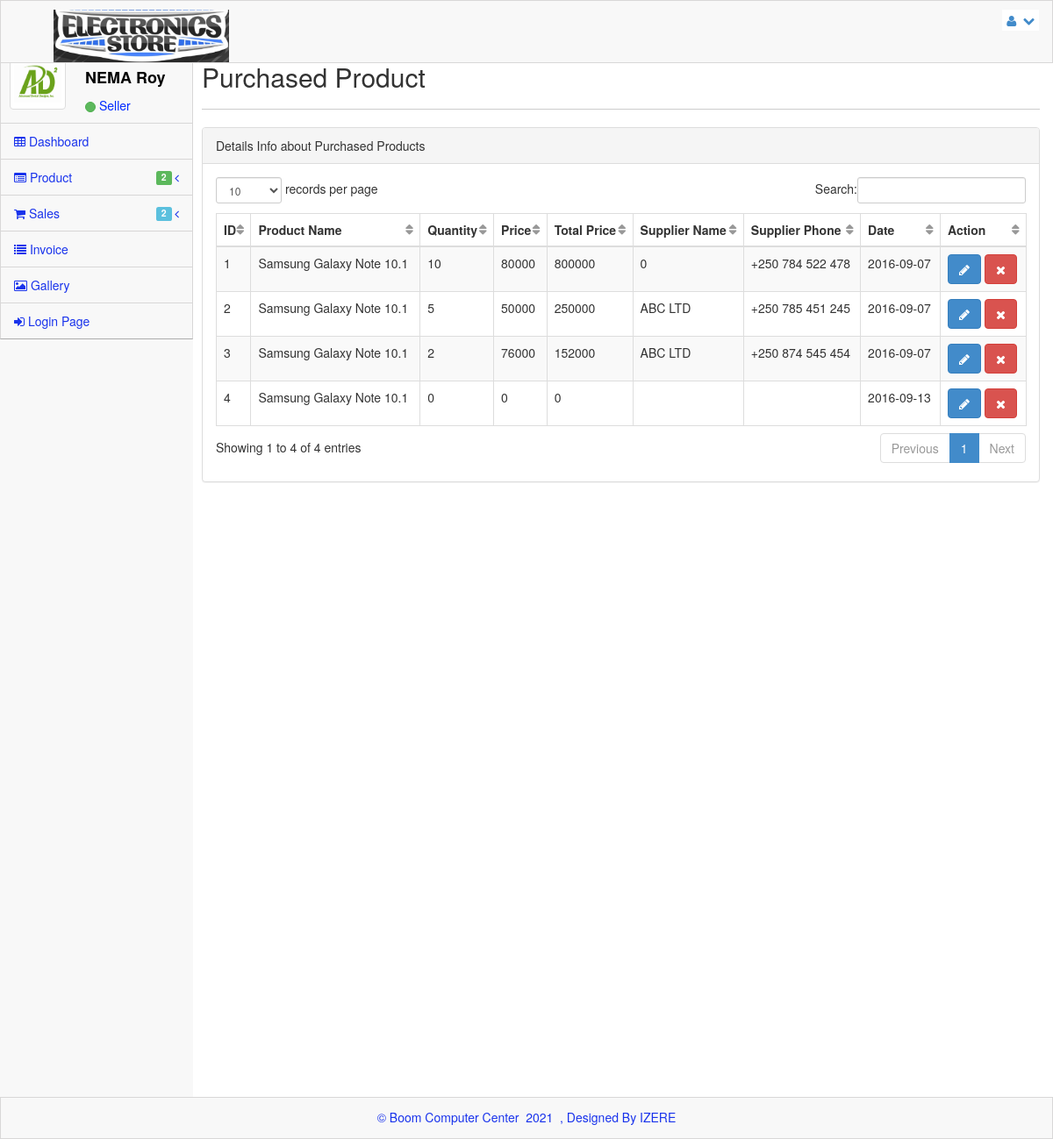
/ViewPurchase.php (signed in), run on the app's committed database.
### tables this page shows
CREATE TABLE IF NOT EXISTS `purchase` (
  `purchaseid` int(11) NOT NULL AUTO_INCREMENT,
  `IDProduct` int(11) NOT NULL,
  `Quantity` int(11) NOT NULL,
  `Price` int(11) NOT NULL,
  `TotalPrice` int(11) NOT NULL,
  `SupplierName` varchar(100) NOT NULL,
  `SupplierPhone` varchar(30) NOT NULL,
  `Date` varchar(30) NOT NULL,
  `IDUser` int(11) NOT NULL,
  `IDBranch` int(11) NOT NULL,
  PRIMARY KEY (`purchaseid`)
);

CREATE TABLE IF NOT EXISTS `product` (
  `productid` int(11) NOT NULL AUTO_INCREMENT,
  `product_name` varchar(100) NOT NULL,
  `brand` varchar(50) NOT NULL,
  `price` int(11) NOT NULL,
  `quantity` int(11) NOT NULL,
  `TotalPrice` int(11) NOT NULL,
  `displaysize` varchar(100) NOT NULL,
  `operatingsystem` varchar(100) NOT NULL,
  `Processor` varchar(100) NOT NULL,
  `InternalMemory` varchar(100) NOT NULL,
  `RAM` varchar(100) NOT NULL,
  `cameradescription` varchar(100) NOT NULL,
  `batterylife` varchar(100) NOT NULL,
  `weight` varchar(35) NOT NULL,
  `model` varchar(40) NOT NULL,
  `dimension` varchar(100) NOT NULL,
  `ASIN` varchar(45) NOT NULL,
  `description` text NOT NULL,
  `flaturedimage` varchar(100) NOT NULL,
  `status` varchar(50) NOT NULL,
  `date` varchar(20) NOT NULL,
  `IDUser` int(11) NOT NULL,
  `IDBranch` int(11) NOT NULL,
  PRIMARY KEY (`productid`)
);

### ViewPurchase.php (the view, shortened to what this page needs)
<?php
if($_SESSION){
include 'Config/config1.php';
?>
<!DOCTYPE html>
 <html lang="en">
<head>
    <link rel="stylesheet" href="assets/plugins/bootstrap/css/bootstrap.css" />
    <link rel="stylesheet" href="assets/css/main.css" />
    <link rel="stylesheet" href="assets/css/theme.css" />
    <link rel="stylesheet" href="assets/css/MoneAdmin.css" />
    <link rel="stylesheet" href="assets/plugins/Font-Awesome/css/font-awesome.css" />
    <link href="assets/plugins/dataTables/dataTables.bootstrap.css" rel="stylesheet" />
</head>
<body class="padTop53 " >
    <div id="wrap">
        <div id="top">
            <nav class="navbar navbar-inverse navbar-fixed-top " style="padding-top: 10px;">
                <header class="navbar-header">
                    <a href="index.html" class="navbar-brand">
                <img src="assets/img/logo1.png" alt="" / width="200px"></a>
                </header>
                <ul class="nav navbar-top-links navbar-right">
                    <li class="dropdown">
                        <a class="dropdown-toggle" data-toggle="dropdown" href="#">
                            <i class="icon-user "></i>&nbsp; <i class="icon-chevron-down "></i>
                        </a>
                    </li>
                </ul>
            </nav>
        </div>
       <div id="left" >
            <div class="media user-media well-small">
                <a class="user-link" href="#">
                    <img class="media-object img-thumbnail user-img" alt="User Picture" src="assets/img/Profile_Uploaded/<?php echo $_SESSION["profilepicture"] ?>" / style="width:64px; height:64px">
                </a>
                <br />
                <div class="media-body">
                    <h5 class="media-heading"> <?php echo $_SESSION["name"] ?></h5>
                    <ul class="list-unstyled user-info">
                        <li>
                             <a class="btn btn-success btn-xs btn-circle" style="width: 10px;height: 12px;"></a> <?php echo $_SESSION["role"] ?>
                        </li>
                    </ul>
                </div>
                <br />
            </div>
            <ul id="menu" class="collapse">
                <li class="panel">
                    <a href="dashboard.php" >
                        <i class="icon-table"></i> Dashboard
                    </a>
                </li>
                 <li class="panel">
                    <a href="#" data-parent="#menu" data-toggle="collapse" class="accordion-toggle" data-target="#Product">
                        <i class="icon-list-alt"></i> Product
                        <span class="pull-right">
                            <i class="icon-angle-left"></i>
                        </span>
                          &nbsp; <span class="label label-success">2</span>&nbsp;
                    </a>
                </li>
                <li class="panel">
                    <a href="#" data-parent="#menu" data-toggle="collapse" class="accordion-toggle" data-target="#Sales">
                        <i class="icon-shopping-cart"></i> Sales
                        <span class="pull-right">
                            <i class="icon-angle-left"></i>
                        </span>
                          &nbsp; <span class="label label-info">2</span>&nbsp;
                    </a>
                </li>
                <li><a href="ViewInvoice.php"><i class="icon-list "></i> Invoice </a></li>
                <li><a href="gallery.php"><i class="icon-picture"></i> Gallery </a></li>
                <li><a href="Execute/ExDestroySession.php"><i class="icon-signin"></i> Login Page </a></li>
            </ul>
        </div>
        <div id="content">
            <div class="inner">
                <div class="row">
                    <div class="col-lg-12">
                        <h2> Purchased Product </h2>
                    </div>
                </div>
                <hr />
                <div class="row">
                <div class="col-lg-12">
                    <div class="panel panel-default">
                        <div class="panel-heading">
                            Details Info about Purchased Products
                      </div>
                        <div class="panel-body">
                            <div class="table-responsive">
                                <table class="table table-striped table-bordered table-hover" id="dataTables-example">
                                    <thead>
                                        <tr>
                                            <th>ID</th>
                                            <th>Product Name</th>
                                            <th>Quantity</th>
                                            <th>Price</th>
                                            <th>Total Price</th>
                                            <th>Supplier Name</th>
                                            <th>Supplier Phone</th>
                                            <th>Date</th>
                                            <th>Action</th>
                                      </tr>
                                    </thead>
                                    <tbody>
                                    <?php
					$query= $dbo->query("SELECT * FROM purchase ORDER by purchaseid DESC");
					foreach ($query as $product) {
					?>
                                        <tr class="odd gradeX">
                                        	<td><?php echo $product['purchaseid'];?></td>
                                           <td>
                                            <?php
												$IDProduct=$product['IDProduct'];
                                           		 $quer= mysql_query("SELECT DISTINCT product_name FROM product where productid='$IDProduct'");
												 while($i = mysql_fetch_array($quer))
														{
													$product_name=$i['product_name'];
													}
											?>
											<?php echo $product_name;?>
                                            </td>
                                            <td><?php echo $product['Quantity'];?></td>
                                            <td><?php echo $product['Price'];?></td>
                                            <td><?php echo $product['TotalPrice'];?></td>
                                            <td><?php echo $product['SupplierName'];?></td>
                                            <td><?php echo $product['SupplierPhone'];?></td>
                                            <td class="center"><?php echo $product['Date'];?></td>
                                            <td class="center">
                                            <a href="AddNewPurchase.php? id=<?php echo $product['purchaseid'];?>">
                                            <button class="btn btn-primary"><i class="icon-pencil icon-white"></i></button> </a>
                                            <a href="AddNewPurchase.php? id=<?php echo $product['purchaseid'];?>">
                                            <button class="btn btn-danger"><i class="icon-remove icon-white"></i></button> </a>
                                            </td>
                                        </tr>
                                    <?php } ?>
                                  </tbody>
                                </table>
                            </div>
                        </div>
                    </div>
                </div>
            </div>
            </div>
        </div>
    </div>
   <?php
	include 'Footer.php';
	?>
</body>
</html>
<?php
}
else{
echo "<script>location.href='index.php'</script>";
} ?>

### assets/css/main.css (style rules this page uses)
#wrap { margin: 0 auto; }
@media (min-width: 768px) { html, body { height: 100%; } }
@media (min-width: 768px) { #wrap { height: auto !important; height: 100%; min-height: 100%; padding: 0 0 48px; margin-bottom: -48px; } }
body.padTop53 { padding-top: 75px; overflow: visible; }
@media (min-width: 802px) { body.padTop53 { padding-top: 51px; } }
#wrap:before, #top:before, .head:before, #footer:before, #wrap:after, #top:after, .head:after, #footer:after { display: table; content: " "; }
#wrap:after, #top:after, .head:after, #footer:after { clear: both; }
#wrap { background-color: #f8f8f8; }
@media (min-width: 768px) { #left { position: relative; float: left; width: 100px; } }
@media (min-width: 768px) { #content { margin-left: 100px; } }
@media (min-width: 768px) { #left { margin-bottom: -10px; } }
@media (min-width: 992px) { #left { width: 220px; } }
@media (min-width: 992px) { #content { margin-left: 220px; } }
#top .navbar { margin-bottom: 0; border:1px solid rgb(216, 215, 215); background-color:#f8f8f8; }
#top .navbar-brand { padding: 0; }
.user-media { display: none; color:#0029FF; border-right:1px solid rgb(216, 215, 215); border-left:1px solid rgb(216, 215, 215); }
@media (min-width: 768px) { .user-media { display: block; } }
@media (min-width: 768px) { .user-media .media-body { display: none; } }
@media (min-width: 768px) { .user-media .user-link { position: relative; display: block; margin-right: auto; margin-left: auto; } }
@media (min-width: 768px) { .user-media .user-link .user-img { margin: 10px auto; } }
@media (min-width: 992px) { .user-media .user-link { float: left; } }
@media (min-width: 992px) { .user-media .user-link .user-img { margin: 10px; } }
@media (min-width: 992px) { .user-media .media-body { display: block; float: left; margin-left: 12px; } }
@media (min-width: 992px) { .user-media .media-body h5.media-heading { font-size: 18px; padding-top: 8px; margin-bottom: 11px; color: #050505; font-weight: bolder; } }
#menu { position: relative; overflow: hidden; border-right:1px solid rgb(216, 215, 215); border-left:1px solid rgb(216, 215, 215); background-color:#f8f8f8; border-bottom: 1px solid rgba(0, 0, 0, 0.3); -webkit-box-shadow: 0 1px 0 rgba(255, 255, 255, 0.05); box-shadow: 0 1px 0 rgba(255, 255, 255, 0.05); }
#menu, #menu ul { padding: 0; margin: 0; list-style: none; }
@media (min-width: 768px) { #menu.collapse { display: inherit !important; } }
#menu > li { position: relative; display: block; margin: 0; border-width: 0; border-radius: 0; }
#menu > li > a { position: relative; display: block; padding: 10px 15px; color: #1933EC; border-top:1px solid rgb(216, 215, 215); }
#menu > li > a .label { float: right; }
#menu > li.panel { background-color: transparent; }
#menu li > a { text-decoration: none; }
@media (min-width: 768px) { .mini-sidebar #menu > li > a, #menu > li > a { text-align: center; } }
@media (min-width: 768px) { .mini-sidebar #menu > li > a > i, #menu > li > a > i { display: block; font-size: 20px; } }
@media (min-width: 768px) { .mini-sidebar #menu > li > a .label, #menu > li > a .label { position: absolute; top: 3px; right: 3px; } }
@media (min-width: 768px) { #menu:after, .mini-sidebar #menu:after { position: absolute; top: 0; right: 0; bottom: 0; left: 0; display: block; width: 0; -webkit-box-shadow: 97px 1px 5px 2px rgba(0, 0, 0, 0.6); box-shadow: 97px 1px 5px 2px rgba(0, 0, 0, 0.6); } }
@media (min-width: 992px) { #menu > li > a { text-align: left; } }
@media (min-width: 992px) { #menu > li > a > i { display: inline; font-size: 14px; } }
@media (min-width: 992px) { #menu > li > a > .label { position: relative; } }
@media (min-width: 992px) { #menu:after { -webkit-box-shadow: 217px 1px 5px 2px rgba(0, 0, 0, 0.6); box-shadow: 217px 1px 5px 2px rgba(0, 0, 0, 0.6); } }
#content { -webkit-transition: margin 0.4s; transition: margin 0.4s; }
.inner { position: relative; min-height: 1px; padding-right: 15px; padding-left: 10px; background: #fff; border: 0px solid #e4e4e4; min-height:1200px; }
@media (min-width: 768px) { .inner { float: left; width: 100%; } }
.inner .row { margin-right: -15px; margin-left: -15px; }
.btn-circle { width: 40px; height: 40px; padding: 8px 10px; border-radius: 500px; }
.btn-circle.btn-xs { width: 20px; height: 20px; padding: 0 5px; }
.inner hr { margin-top: 10px; border-top-color: #ccc; }

### data on the page
purchase: purchaseid "4", IDProduct.product_name "Samsung Galaxy Note 10.1", Quantity "0", Price "0", TotalPrice "0", Date "2016-09-13"
purchase: purchaseid "3", IDProduct.product_name "Samsung Galaxy Note 10.1", Quantity "2", Price "76000", TotalPrice "152000", SupplierName "ABC LTD", SupplierPhone "+250 874 545 454", Date "2016-09-07"
purchase: purchaseid "2", IDProduct.product_name "Samsung Galaxy Note 10.1", Quantity "5", Price "50000", TotalPrice "250000", SupplierName "ABC LTD", SupplierPhone "+250 785 451 245", Date "2016-09-07"
purchase: purchaseid "1", IDProduct.product_name "Samsung Galaxy Note 10.1", Quantity "10", Price "80000", TotalPrice "800000", SupplierName "0", SupplierPhone "+250 784 522 478", Date "2016-09-07"

### other printed values
$_SESSION["name"] "NEMA Roy"
$_SESSION["role"] "Seller"
